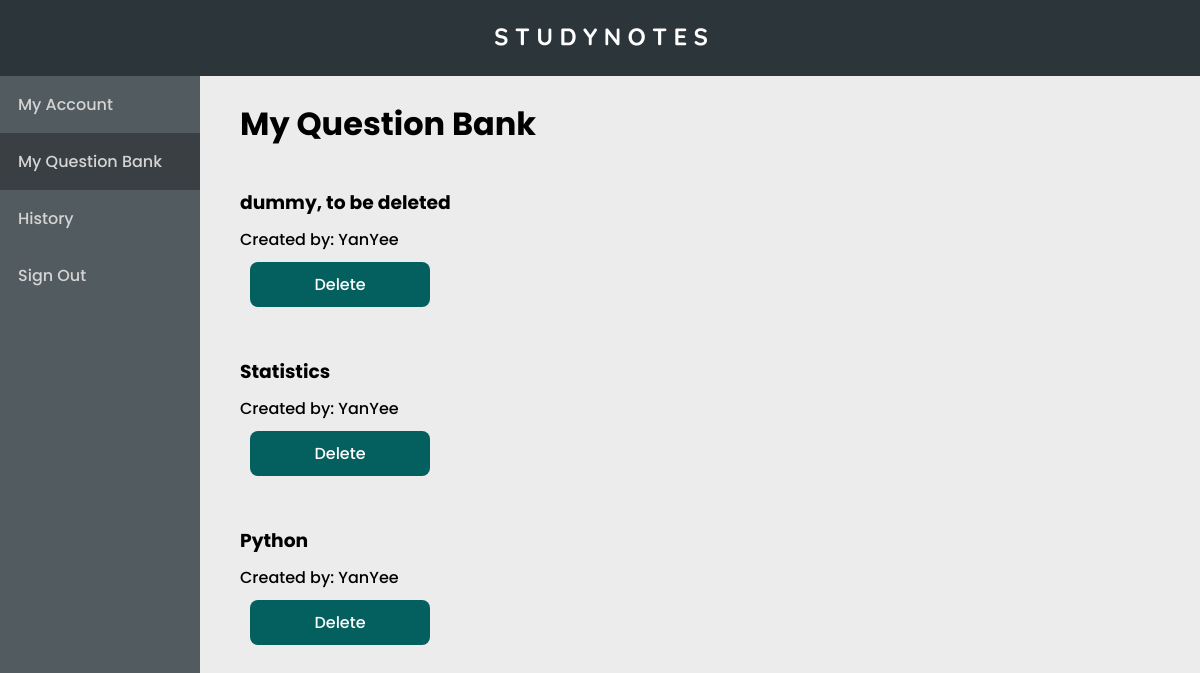
Page /questionbank.php (signed in) on the earlier database version.
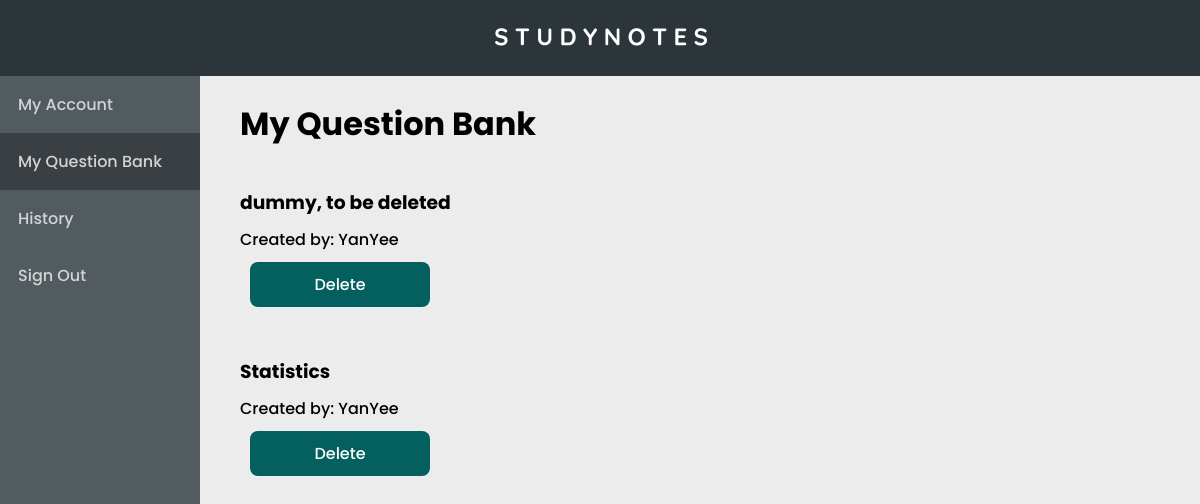
Same page on the later database version.
### tables this page shows
CREATE TABLE IF NOT EXISTS `user_question_sheet` (
  `questionSheetID` int(8) NOT NULL AUTO_INCREMENT,
  `title` varchar(300) NOT NULL,
  `username` varchar(30) NOT NULL,
  `dateCreated` date NOT NULL,
  PRIMARY KEY (`questionSheetID`)
);

### questionbank.php (the view, shortened to what this page needs)
<?php
    $user=$_SESSION["user"];
?>
<!DOCTYPE html>
<html>
    <head>
        <link rel="stylesheet" type="text/css" href="css/questionbank_style.css">
    </head>
    <body>
        <div class="nav-fixed">
            <div class="navbar">
                <a href="home.php"><img class="logo" src="src/logo.png" alt="logo"></a>
            </div>
        </div>
        <nav>
            <ul>
                <li><a href="myaccount.php">My Account</a></li>
                <div class="current"><li><a href="questionbank.php">My Question Bank</a></li></div>
                <li><a href="history.php">History</a></li>
                <li><a href="signout-query.php">Sign Out</a></li>
            </ul>
        </nav>
        <div class="rightcontent">
            <header><h1>My Question Bank</h1></header>
            <?php
            $dbc=mysqli_connect('localhost','root', '', 'studynotes');
            $query = "SELECT * FROM user_question_sheet WHERE username='".$user."' ORDER BY dateCreated DESC";
            if (mysqli_query($dbc, $query)->num_rows > 0) {
                if ($r = mysqli_query($dbc, $query)) {
                    while ($row = mysqli_fetch_array($r)) {
                        print "<div class='container'><p><h3>{$row['title']}</h3>
                        Created by: {$row['username']}<br>
                        <a href=\"delete_question.php?questionSheetID={$row['questionSheetID']}\" id='btn'>Delete</a>
                        </p></div>\n";
                    }
                } else {
                    print '<p style="color: red;">Could not retrieve the data because: <br>'
                    . mysqli_error($dbc) . ' .</p><p>The query being run was: ' . $query . '</p>';
                }
            } else {
                echo "<center>
                    <br><br>
                    <p>Wow, it is so empty here :0<br>Looks like you have not save any questions yet~</p>
                    </center>";
            }
            ?>
        </div>
    </body>
</html>

Differences in the rows shown:
removed user_question_sheet: title "Python", username "YanYee"
